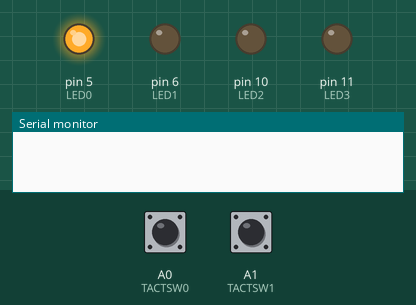
Simulated run of this sketch. Board: Arduino Uno, built with avr-gcc and run on an emulated ATmega328P. On the bench: output pins drawn as LEDs (lit = HIGH), the last lines printed to the serial monitor. The inputs (shaded band) are chosen by the test bench; at power-on: A1 (TACTSW1) LOW, A0 (TACTSW0) LOW.

Above: at 1.2 s.
1.3 s: A1 (TACTSW1) pulled HIGH for 0.15 s
At 3.1 s:
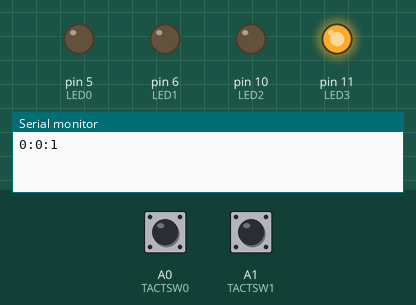
4.4 s: A0 (TACTSW0) pulled HIGH for 1 s
At 5.6 s:
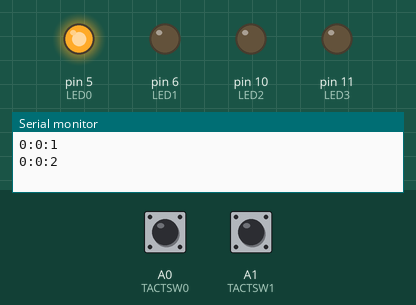
6.9 s: A1 (TACTSW1) pulled HIGH for 1 s
At 7.7 s:
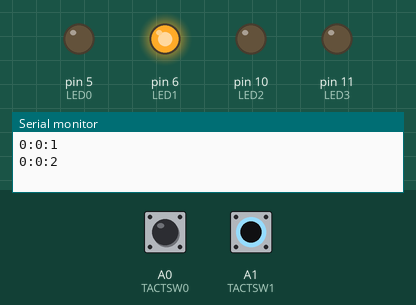
10.9 s: A0 (TACTSW0) pulled HIGH for 0.15 s
At 12.2 s:
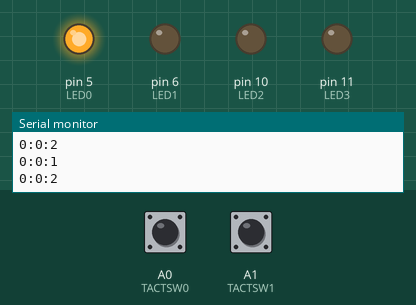
Timing chart, 0 to 13.5 s (numbered marks = the images above; inputs shaded):
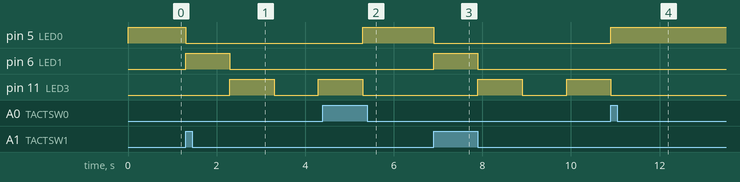

The sketch:

sketch_jul11c.ino
```cpp
#include "enpitshield.h"
//#include <Wire.h> // Enable this line if using Arduino Uno, Mega, etc.
//#include <Adafruit_GFX.h>
//#include "Adafruit_LEDBackpack.h"

//Adafruit_7segment matrix = Adafruit_7segment();

int min = 0; //minute
int hour = 0; //hour
int sec = 0; //second

void setup() { //Default

  pinMode(TACTSW0,INPUT);
  pinMode(TACTSW1,INPUT);
  pinMode(LED0,OUTPUT);
  pinMode(LED1,OUTPUT);
  pinMode(LED2,OUTPUT);
  pinMode(LED3,OUTPUT);

  //#ifndef __AVR_ATtiny85__
  Serial.begin(9600); //open the portat the speed of 9600 bps

  //#endif
  //matrix.begin(0x70);

}

void loop() { //implement

  digitalWrite(LED0, HIGH); //stopping
  if(digitalRead(TACTSW1) == TACTSW_ON){ //TACTSW1 == HIGH
    digitalWrite(LED0, LOW); //put out LED0
    start();
    sec = 0;
    min = 0;
    hour = 0;
  }

}

void start(){

  digitalWrite(LED1, HIGH);

  do{
    delay(1000); //during 1s
    sec++;
    digitalWrite(LED1, LOW);
    //matrix.print(sec, DEC);
    //matrix.writeDisplay();

    if(sec == 60){ //passing 60 seconds

      digitalWrite(LED2, HIGH); //give out LED2
      delay(1000); //during 1s
      digitalWrite(LED2, LOW);  //put out LED2
      sec = 0;
      min = min + 1;

      if(min == 60){ //passing 60 minutes

        digitalWrite(LED1, HIGH); //give out LED1
        delay(1000); //during 1s
        digitalWrite(LED1, LOW); //put out LED2
        min = 0;
        hour = hour + 1;

      }
    }

    digitalWrite(LED3, HIGH); //Working

    Serial.print(hour);
    Serial.print(":");
    Serial.print(min);
    Serial.print(":");
    Serial.println(sec);
    delay(1000); //during 1s
    digitalWrite(LED3, LOW); //stopping

  }while(digitalRead(TACTSW0) != TACTSW_ON);

}
```

enpitshield.h
```cpp
// Virtual device layer definition
//  (Pin assignment) of enPit2 shield
// rev 0.9a    2017.4.6 tachi

// Tact switches port
#define TACTSW0  A0
#define TACTSW1  A1

// Tact switch active level
#define  TACTSW_ON   HIGH
#define  TACTSW_OFF  LOW

// DIP(slide) switches port
#define  DIPSW1  13
#define  DIPSW2  12
#define  DIPSW3  9
#define  DIPSW4  8

// DIP switch active level
#define  DIPSW_ON    HIGH
#define  DIPSW_OFF   LOW

// LED lamps port
#define LED0     5
#define LED1     6
#define LED2     10
#define LED3     11

// LED active level
#define  LED_ON   HIGH
#define  LED_OFF  LOW

// piezo speaker port
#define  SPEAKER  7
```

Measured:
- after the input at 1.3 s, pin 5 (LED0): HIGH → LOW at once; pin 6 (LED1): LOW → HIGH at once, → LOW 1.0 s later; pin 11 (LED3): LOW → HIGH after 1.0 s, → LOW 1.0 s later, → HIGH 1.0 s later
- after the input at 4.4 s, pin 5 (LED0): LOW → HIGH after 0.90 s; pin 11 (LED3): goes on until 5.3 s, then stays LOW
- after the input at 6.9 s, pin 5 (LED0): HIGH → LOW at once; pin 6 (LED1): LOW → HIGH at once, → LOW 1.0 s later; pin 11 (LED3): LOW → HIGH after 1.0 s, → LOW 1.0 s later, → HIGH 1.0 s later
- after the input at 10.9 s, pin 5 (LED0): LOW → HIGH at once; pin 11 (LED3): goes on until 10.9 s, then stays LOW
